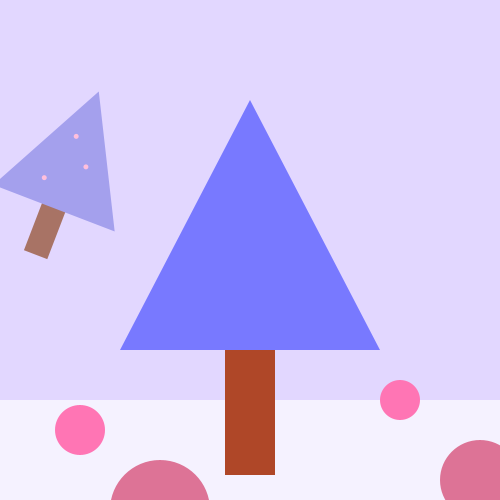
Frame 1 (no input)
Frame 60 (the mouse pressed at the canvas centre just before this capture): identical to frame 1, image omitted
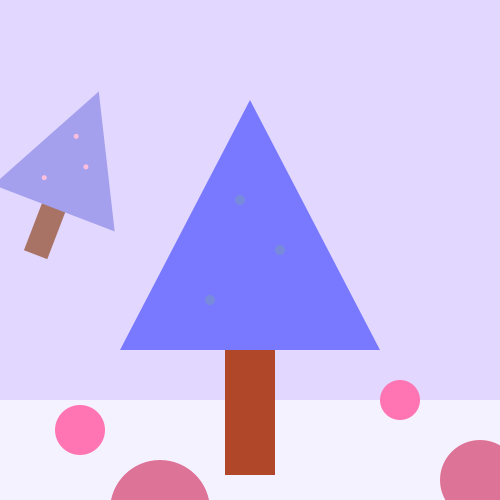
Frame 120 (the mouse held since frame 60 and released just before this capture)

The Processing sketch that drew these frames (run headless with seeded random() and noise(); from frame 60 on, the mouse is pressed at the canvas centre):

// Processing sketch: winter_berry_tree_v1
// ── winter_berry_tree_v1.pde

//background
//lawn- rect
//tree- triangle, rect
//berry- elispes
//add small berries, code to increase to big berries
//while simultaneously code to change color of berries on ground

int berryX;
int berryWidth;
int berryX1;
int berryY1;
int berryWidth1;
int berryX2;
int berryY2;
int berryWidth2;
int berryX3;
int berryY3;
int berryWidth3;
int berryX4;
int berryY4;
int berryWidth4;
int berrynX2;
int berrynY2;
int berrynWidth2;
int berrynX3;
int berrynY3;
int berrynWidth3;
int berrynX4;
int berrynY4;
int berrynWidth4;
int trunkX1;
int trunkY1;
int trunkWidth;
int trunkHeight;
int grassHeight;
int x1, y1, x2, y2, x3, y3; 


void setup() {
  size(500, 500);
  background(226, 215, 255);

  
  berryX = int(width*.8);
  berryWidth = int(width*.08);
  berryX1 = int(width*.16);
  berryY1 = int(height*.86);
  berryWidth1 = int(width*.1);
  berryX2 = int(width*.56);
  berryY2 = int(height*.5);
  berryWidth2 = int(width*.02);
  berryX3 = int(width*.42);
  berryY3 = int(height*.6);
  berryWidth3 = int(width*.02);
  berryX4 = int(width*.48);
  berryY4 = int(height*.4);
  berryWidth4 = int(width*.02);
  berrynX2 = int(width*.56);
  berrynY2 = int(height*.5);
  berrynWidth2 = int(width*.02);
  berrynX3 = int(width*.42);
  berrynY3 = int(height*.6);
  berrynWidth3 = int(width*.02);
  berrynX4 = int(width*.48);
  berrynY4 = int(height*.4);
  berrynWidth4 = int(width*.02); 
  trunkX1 = int(width*.45);
  trunkY1 = int(height*.4);
  trunkWidth = int(width*.1);
  trunkHeight = int(height*.5);
  grassHeight = int(width*.2);
  x1 = int(width*.5);
  y1 = int(height*.2);
  x2 = int(width*.24);
  y2 = int(height*.7);
  x3 = int(width*.76);
  y3 = int(height*.7);
  }
  
void draw() {
  background(226, 215, 255);
  
  noStroke();
  fill(245, 242, 255);
  rect(0, int(width- grassHeight), width, grassHeight);
  
  fill(255, 117, 180);
  ellipse(berryX, berryX, berryWidth, berryWidth);
  ellipse(berryX1, berryY1, berryWidth1, berryWidth1);
   
  fill(221, 115, 150);
  pushMatrix();
  translate(80, 80);
  ellipse(berryX, berryX, berryWidth * 2, berryWidth * 2);
  ellipse(berryX1, berryY1, berryWidth1 * 2, berryWidth1 * 2);  
  popMatrix();
  
  
  fill(175, 71, 40);
  pushMatrix();
  translate(width/2, height/2);
  rotate(radians(mouseX-mouseY));
  rect(-25,-25, trunkWidth, trunkHeight);
  popMatrix();
  
  fill(120, 121, 255);
  //pushMatrix();
  //translate(width/2, height/2);
  //rotate(radians(mouseX-mouseY));
  triangle(x1, y1, x2, y2, x3, y3);
  //popMatrix();
  
  fill(168, 115, 101);
  pushMatrix();
  rotate(radians(21));
  rect(trunkX1/2, trunkY1/2, trunkWidth/2, trunkHeight/2);
  
  fill(164, 160, 237);
  triangle(x1/2, y1/2, x2/2, y2/2, x3/2, y3/2);
  
  fill(255, 191, 220);
  ellipse(berryX2/2, berryY2/2, berryWidth2/2, berryWidth2/2);
  ellipse(berryX3/2, berryY3/2, berryWidth3/2, berryWidth3/2);
  ellipse(berryX4/2, berryY4/2, berryWidth4/2, berryWidth4/2);
  popMatrix();
  
  if(mousePressed){
  fill(255, 117, 180);
  fill( random(255), random(255), random(255), random(255)); 
    ellipse(berrynX2, berrynY2, berrynWidth2, berrynWidth2);
    ellipse(berrynX3, berrynY3, berrynWidth3, berrynWidth3);
    ellipse(berrynX4, berrynY4, berrynWidth4, berrynWidth4);
  }
}

  
  void keyPressed (){
    if(key == CODED) {
      if(keyCode == UP){
        berrynWidth2  +=2; 
      }
      if(keyCode == DOWN) {
         berrynWidth2 -=2;
      }
  }
    if(key == CODED){
      if(keyCode == UP){
        berrynWidth3 +=2;
      }
      if(keyCode == DOWN){
        berrynWidth3 -=2;
     }
  }
    if(keyCode == CODED){
      if(keyCode == UP){
        berrynWidth4 +=2;
      }
      if(keyCode == DOWN){
        berrynWidth4 -=2;
     }
  }
}   
  
 
